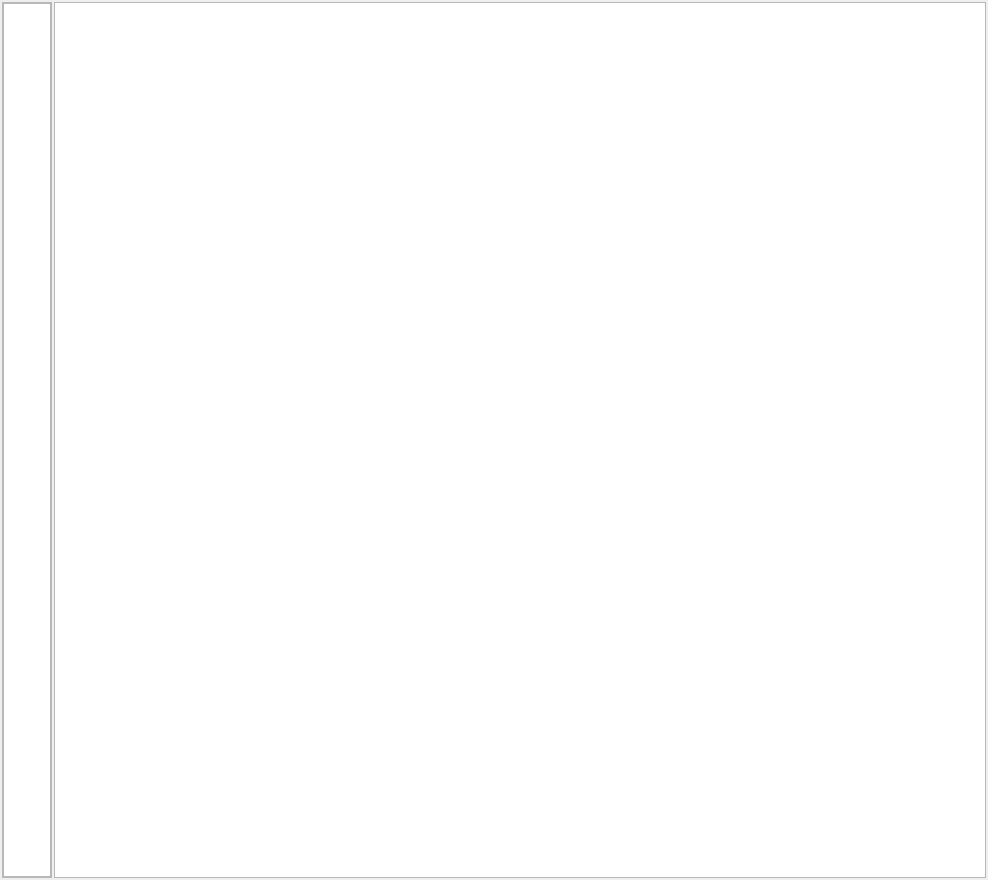
<?xml version="1.0" encoding="UTF-8"?>
<ui version="4.0">
 <class>TextEditTab</class>
 <widget class="QWidget" name="TextEditTab">
  <property name="geometry">
   <rect>
    <x>0</x>
    <y>0</y>
    <width>988</width>
    <height>880</height>
   </rect>
  </property>
  <property name="windowTitle">
   <string>Form</string>
  </property>
  <layout class="QHBoxLayout" name="horizontalLayout">
   <property name="spacing">
    <number>2</number>
   </property>
   <property name="leftMargin">
    <number>2</number>
   </property>
   <property name="topMargin">
    <number>2</number>
   </property>
   <property name="rightMargin">
    <number>2</number>
   </property>
   <property name="bottomMargin">
    <number>2</number>
   </property>
   <item>
    <widget class="QFrame" name="lineNumberArea">
     <property name="sizePolicy">
      <sizepolicy hsizetype="MinimumExpanding" vsizetype="MinimumExpanding">
       <horstretch>0</horstretch>
       <verstretch>0</verstretch>
      </sizepolicy>
     </property>
     <property name="minimumSize">
      <size>
       <width>50</width>
       <height>0</height>
      </size>
     </property>
     <property name="maximumSize">
      <size>
       <width>50</width>
       <height>16777215</height>
      </size>
     </property>
     <property name="frameShape">
      <enum>QFrame::Shape::StyledPanel</enum>
     </property>
     <property name="frameShadow">
      <enum>QFrame::Shadow::Raised</enum>
     </property>
     <layout class="QHBoxLayout" name="horizontalLayout_2">
      <property name="spacing">
       <number>0</number>
      </property>
      <property name="leftMargin">
       <number>0</number>
      </property>
      <property name="topMargin">
       <number>0</number>
      </property>
      <property name="rightMargin">
       <number>0</number>
      </property>
      <property name="bottomMargin">
       <number>0</number>
      </property>
      <item>
       <widget class="QPlainTextEdit" name="lineNumberTextArea">
        <property name="sizePolicy">
         <sizepolicy hsizetype="MinimumExpanding" vsizetype="MinimumExpanding">
          <horstretch>0</horstretch>
          <verstretch>0</verstretch>
         </sizepolicy>
        </property>
        <property name="maximumSize">
         <size>
          <width>50</width>
          <height>16777215</height>
         </size>
        </property>
        <property name="font">
         <font>
          <family>FreeMono</family>
         </font>
        </property>
        <property name="readOnly">
         <bool>true</bool>
        </property>
        <property name="textInteractionFlags">
         <set>Qt::TextInteractionFlag::NoTextInteraction</set>
        </property>
       </widget>
      </item>
     </layout>
    </widget>
   </item>
   <item>
    <widget class="QPlainTextEdit" name="plainTextEdit">
     <property name="font">
      <font>
       <family>FreeMono</family>
      </font>
     </property>
    </widget>
   </item>
  </layout>
 </widget>
 <resources/>
 <connections/>
</ui>
